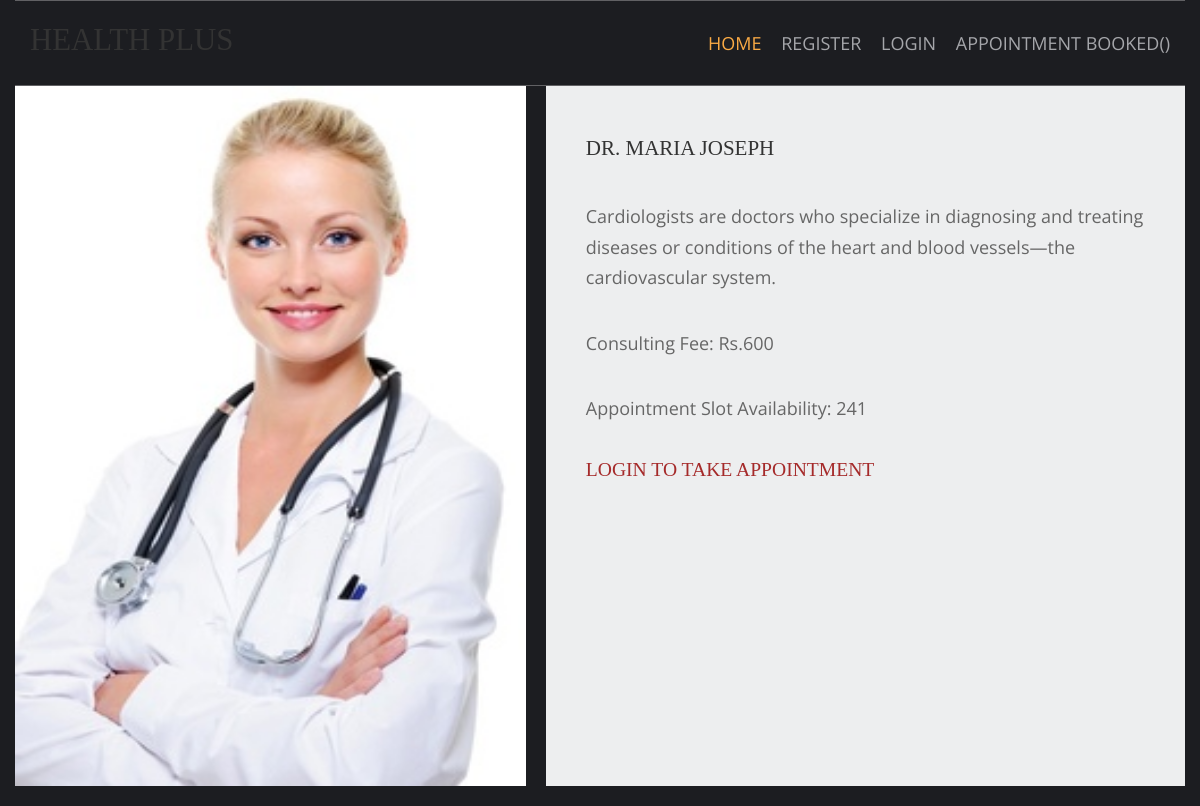
/cardiology/maria-joseph, run on the app's committed database.
### dean/models.py (models this page shows, shortened)
class doctor(models.Model):
    name= models.CharField(max_length=250,unique=True)
    slug= models.SlugField(max_length=250,unique=True)
    img= models.ImageField(upload_to='doctor')
    desc= models.TextField()
    max_book= models.IntegerField()
    available= models.BooleanField()
    con_fee= models.IntegerField()
    dept=models.ForeignKey(dept,on_delete=models.CASCADE)

### dean/views.py (the view)
# urls.py: path('<slug:c_slug>/<slug:doct_slug>',views.doctDetails,name='details'),
def doctDetails(request,c_slug,doct_slug):
    try:
        prod=doctor.objects.get(dept__slug=c_slug,slug=doct_slug)
    except Exception as e:
        raise e
    return render(request,'doctor.html',{'pr':prod})

### templates/doctor.html (shortened to what this page needs)
{% extends 'base.html' %}
{% load static %}
{% block body %}
<html lang="en">
<head>
    <link href="{% static 'pr/fontawesome/css/all.min.css' %}" rel="stylesheet" />
    <link href="{% static 'pr/css/templatemo-comparto.css' %}" rel="stylesheet" />
</head>
<body>
        <section class="tm-mb-1" id="about">
            <div class="tm-row tm-about-row">
                <div class="tm-section-1-l">
                    <img src="{{pr.img.url}}" alt="About image" style="height: 700;width: 820;" class="tm-img-responsive">
                </div>
                <article class="tm-section-1-r tm-bg-color-8" style="height: 700;width: 820;">
                    <h2 class="tm-mb-2 tm-title-color">Dr. {{pr.name}}</h2>
                    <p>{{pr.desc}}</p>
                    <p>Consulting Fee: Rs.{{pr.con_fee}}</p>
                    <p>Appointment Slot Availability: {{pr.max_book}}</p>
                    {% if user.is_authenticated %}
                     {% if pr.max_book > 0 %}
                    <a href="{% url 'addbook' pr.id %}" class="tm-btn tm-btn-1 tm-link-to-services">Book the appointment</a>
                     {% else %}
                     <h1 style="color: brown;">Sorry, No appointment slot Left</h1>
                     {% endif %}
                     {% else %}
                     <h1 style="color: brown;">Login to take appointment</h1>
                     {% endif %}
                </article>
            </div>
        </section>
</body>
</html>
{% endblock %}

### static/hm/layout/styles/layout.css (style rules this page uses)
*, *::before, *::after { transition:all .3s ease-in-out; }
body { color:#A5A6AA; background-color:#1C1D21; }

### static/pr/css/templatemo-comparto.css (style rules this page uses)
*, *::before, *::after { box-sizing: border-box; outline: none; }
ul, h1, h2, h3, h4, p, figure { padding: 0; margin: 0; }
body { font-family: 'Open Sans', Arial, sans-serif; font-size: 18px; overflow-x: hidden; padding-left: 15px; padding-right: 15px; margin: 0; }
h2 { font-size: 1.5rem; }
p { color: #666; line-height: 1.7; margin-bottom: 35px; }
h1, h2, h3, h4, h5, h6 { color: #333; }
.tm-mb-1 { margin-bottom: 20px; }
.tm-mb-2 { margin-bottom: 40px; }
.tm-bg-color-8 { background-color: #EDEEEF; }
.tm-img-responsive { max-width: 100%; height: auto; }
.tm-section-1-l { width: 57.85%; margin-right: 1.65%; }
.tm-section-1-r { padding: 50px 40px; width: 40.5%; }
.tm-row { display: flex; }

### static/hm/layout/styles/framework.css (style rules this page uses)
html { overflow-y:scroll; overflow-x:hidden; }
html, body { margin:0; padding:0; font-size:14px; line-height:1.6em; }
*, *::before, *::after { box-sizing:border-box; }
img { width:auto; max-width:100%; height:auto; margin:0; padding:0; border:none; line-height:normal; vertical-align:middle; }
body, input, textarea, select { font-family:Verdana, Geneva, sans-serif; }
h1, h2, h3, h4, h5, h6, .heading { font-family:Georgia, "Times New Roman", Times, serif; }
::placeholder { opacity:1; }
h1, h2, h3, h4, h5, h6, .heading { margin:0 0 20px 0; font-size:1.4rem; line-height:normal; font-weight:normal; text-transform:uppercase; }
address, article, aside, figcaption, figure, footer, header, main, nav, section { display:block; margin:0; padding:0; }

### data on the page
doctor: img (picture), name "MARIA JOSEPH", desc "Cardiologists are doctors who specialize in diagnosing and treating diseases or conditions of the heart and blood vessels—the cardiovascular system.", con_fee "600", max_book "241"
